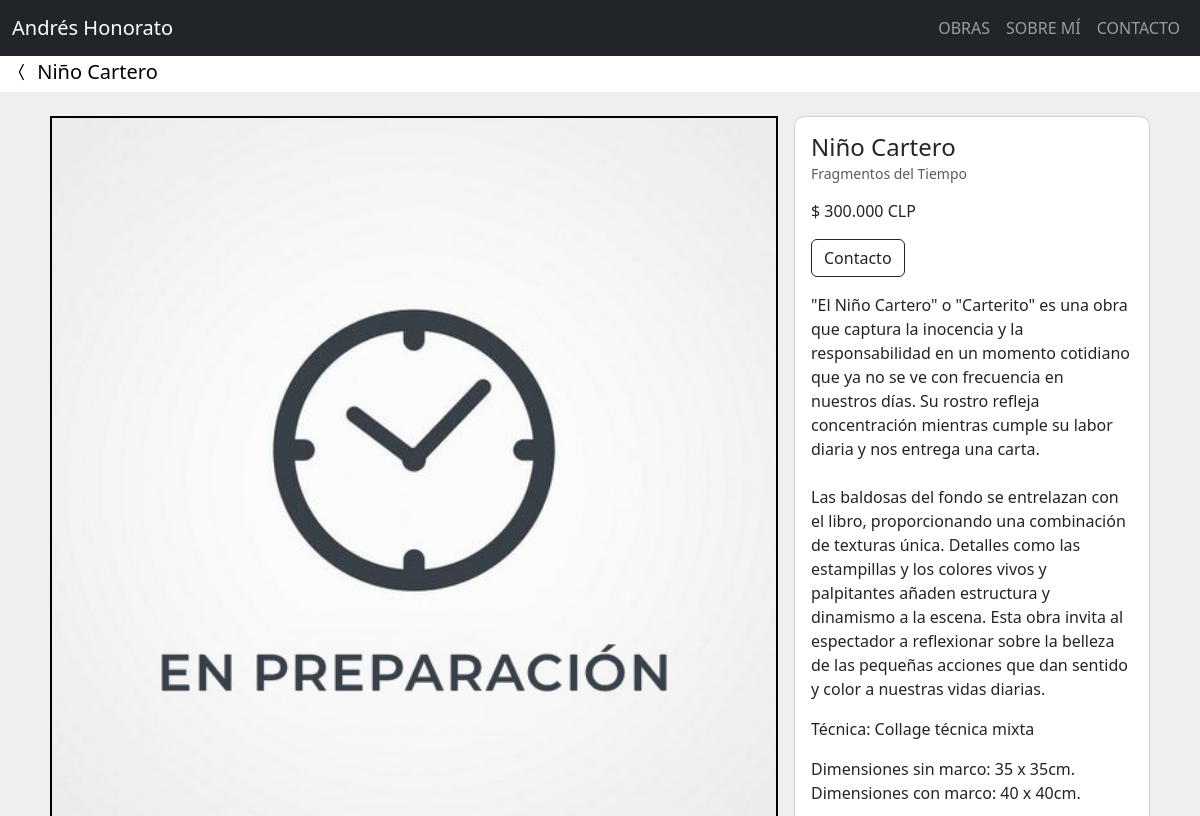
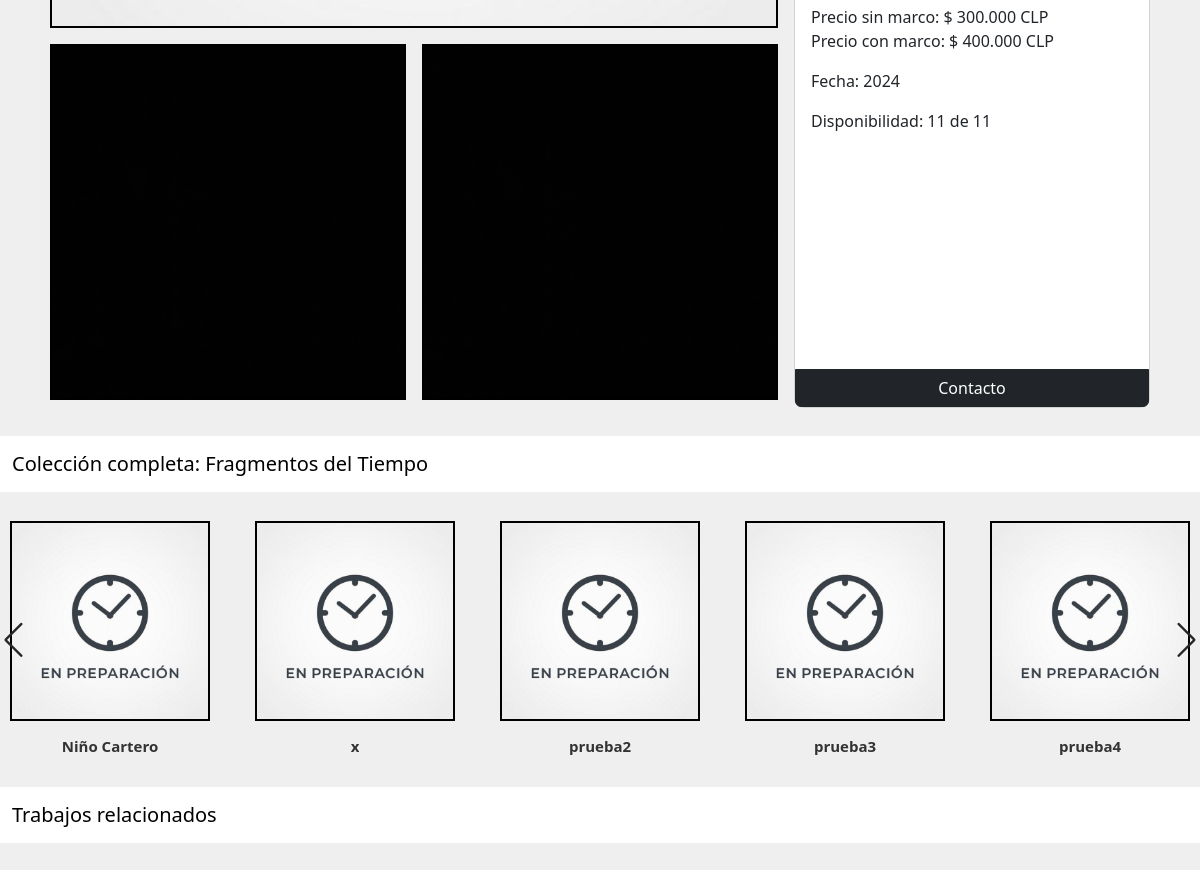
Page /cuadro/1/ (upper part) on the earlier database version (2 pictures, top to bottom).
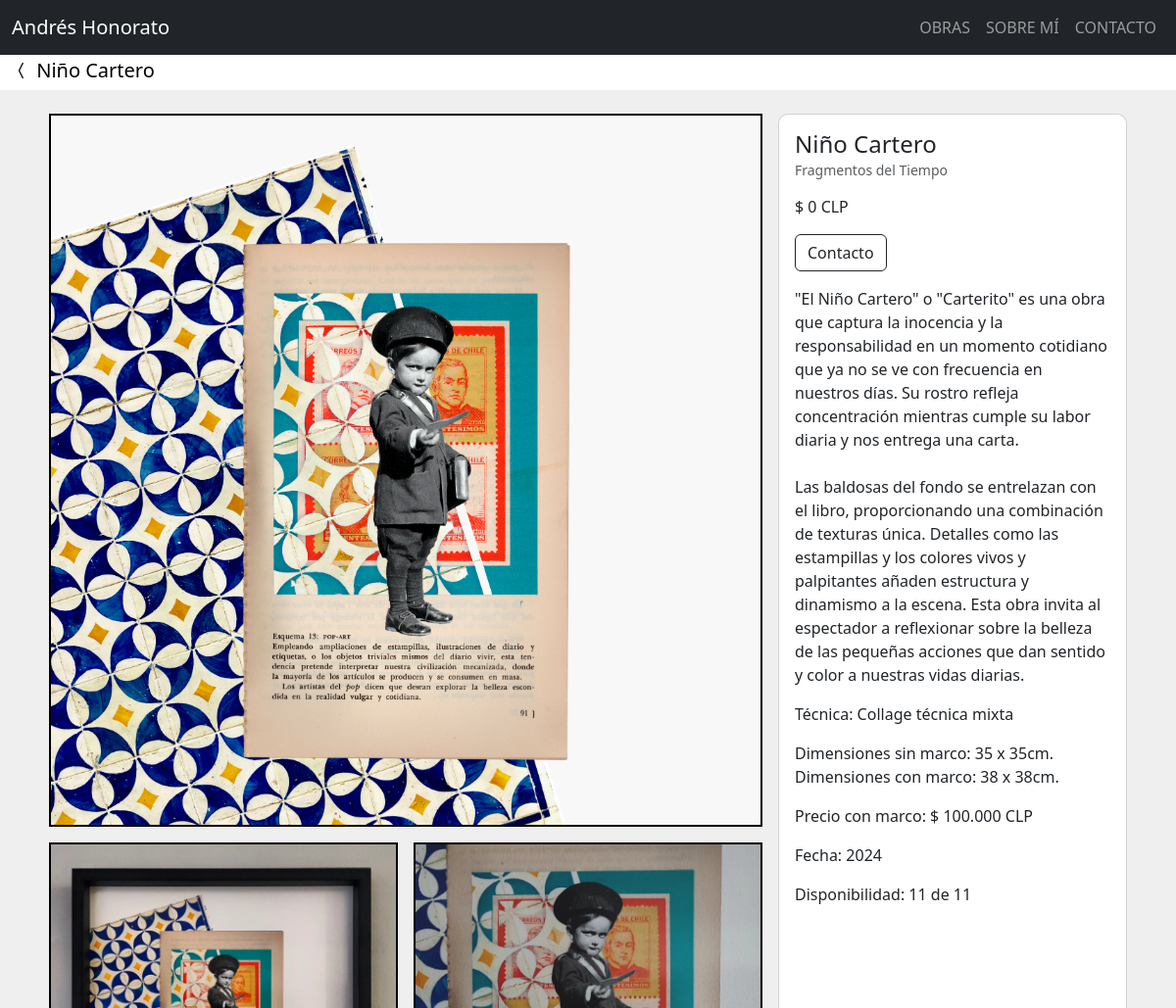
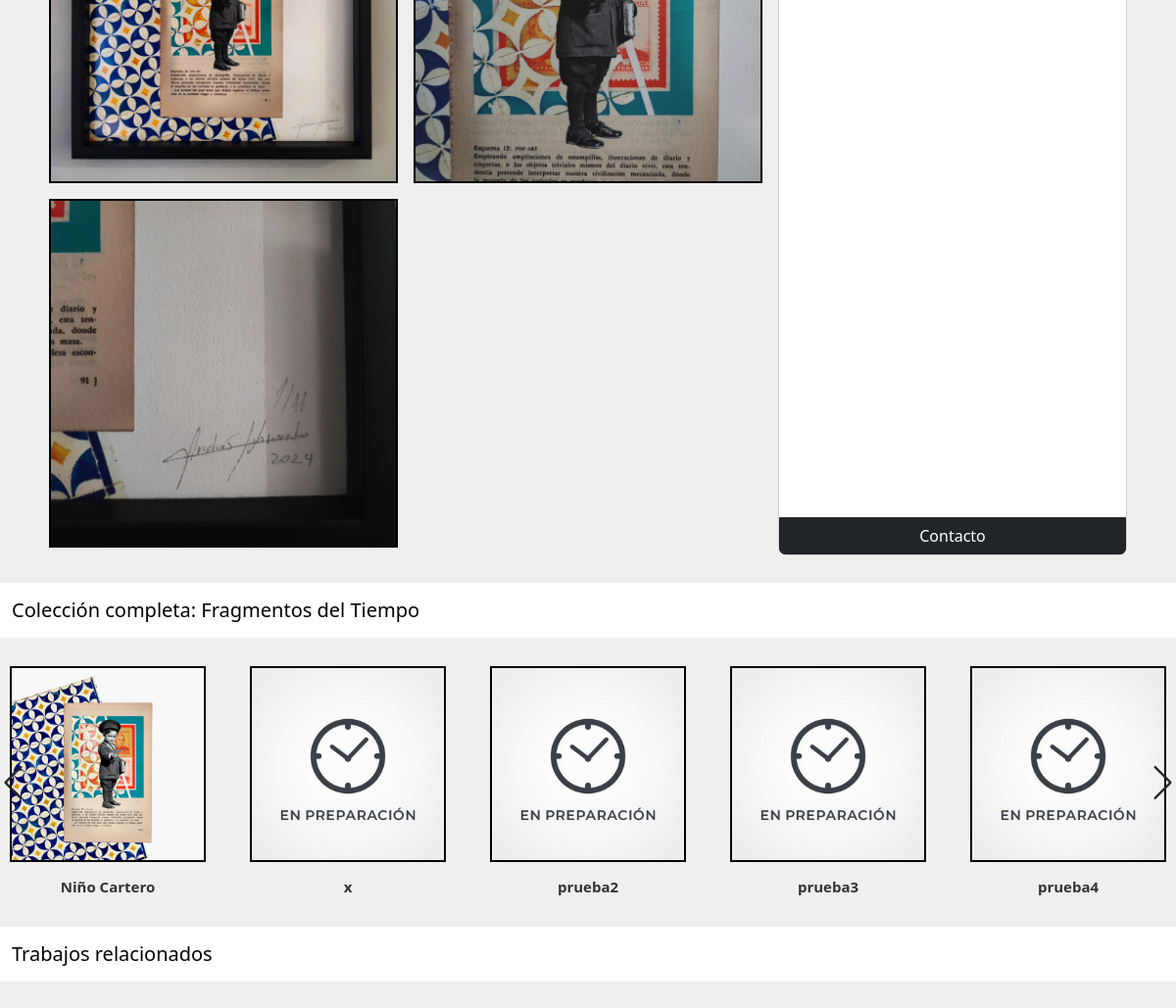
Same page on the later database version (2 pictures, top to bottom).
### home/models.py (models this page shows, shortened)
class Cuadro(models.Model):
    nombre = models.CharField(max_length=200)
    autor = models.CharField(default="Andrés Honorato", max_length=200)
    coleccion = models.ForeignKey(
        Coleccion, on_delete=models.CASCADE, related_name='coleccionX', blank=True, null=True)
    tecnica = models.ForeignKey(
        Tecnica, on_delete=models.CASCADE, related_name='tecnicaX', blank=True, null=True)
    descripcion = models.TextField(blank=True)
    fecha = models.DateField()
    colores = models.CharField(max_length=200, blank=True)
    cantidad_inicial = models.PositiveIntegerField(blank=True, null=True)
    cantidad_vendida = models.PositiveIntegerField(blank=True, null=True)
    marco_sin = models.CharField(max_length=100, blank=True)
    marco_con = models.CharField(max_length=100, blank=True)
    precio_sin = models.PositiveIntegerField(blank=True, null=True)
    precio_con = models.PositiveIntegerField(blank=True, null=True)
    descuento = models.PositiveIntegerField(blank=True, null=True)
    envio1 = models.PositiveIntegerField(blank=True, null=True)
    envio2 = models.PositiveIntegerField(blank=True, null=True)
    orden = models.PositiveIntegerField(blank=True, null=True)
    vendido = models.BooleanField(default=False)
    imagen1 = models.ImageField(default='cuadros/en_preparacion.jpg', upload_to='cuadros', validators=[FileExtensionValidator(
        ['png', 'jpg', 'jpeg'])])
    imagen2 = models.ImageField(upload_to='cuadros', validators=[
                                FileExtensionValidator(['png', 'jpg', 'jpeg'])], blank=True)
    imagen3 = models.ImageField(upload_to='cuadros', validators=[
                                FileExtensionValidator(['png', 'jpg', 'jpeg'])], blank=True)
    imagen4 = models.ImageField(upload_to='cuadros', validators=[
                                FileExtensionValidator(['png', 'jpg', 'jpeg'])], blank=True)
    imagen5 = models.ImageField(upload_to='cuadros', validators=[
                                FileExtensionValidator(['png', 'jpg', 'jpeg'])], blank=True)
    imagen6 = models.ImageField(upload_to='cuadros', validators=[
                                FileExtensionValidator(['png', 'jpg', 'jpeg'])], blank=True)
    imagen7 = models.ImageField(upload_to='cuadros', validators=[
                                FileExtensionValidator(['png', 'jpg', 'jpeg'])], blank=True)
    imagen8 = models.ImageField(upload_to='cuadros', validators=[
                                FileExtensionValidator(['png', 'jpg', 'jpeg'])], blank=True)
    imagen9 = models.ImageField(upload_to='cuadros', validators=[
                                FileExtensionValidator(['png', 'jpg', 'jpeg'])], blank=True)
    creado = models.DateTimeField(auto_now_add=True)
    actulizado = models.DateTimeField(auto_now=True)
    def cuadros_disponibles(self):
        if self.cantidad_inicial:
            cuadros_disponibles = self.cantidad_inicial - self.cantidad_vendida
            return cuadros_disponibles
    @property
    def precio_punto_sin(self):
        if self.precio_sin is not None:
            coma = f"{self.precio_sin:,}"
            punto = coma.replace(',', '.')
            return punto
        else:
            return "Pendiente"
    @property
    def precio_punto_con(self):
        if self.precio_con is not None:
            coma = f"{self.precio_con:,}"
            punto = coma.replace(',', '.')
            return punto
        else:
            return "Pendiente"

class Coleccion(models.Model):
    nombre = models.CharField(max_length=200)
    descripcion = models.TextField(blank=True)
    fecha = models.DateField()
    creado = models.DateTimeField(auto_now_add=True)
    actulizado = models.DateTimeField(auto_now=True)
    orden = models.PositiveIntegerField(blank=True, null=True)
    def __str__(self):
        return f"{self.nombre}"

class Tecnica(models.Model):
    nombre = models.CharField(max_length=200)
    descripcion = models.TextField(blank=True)
    fecha = models.DateField()
    creado = models.DateTimeField(auto_now_add=True)
    actulizado = models.DateTimeField(auto_now=True)
    def __str__(self):
        return f"{self.nombre}"

### home/views.py (the view)
# urls.py: path('cuadro/<id>/', cuadro_view, name='cuadro-view'),
def cuadro_view(request, id):
    cuadro = Cuadro.objects.get(id=id)
    cuadros = Cuadro.objects.all()
    coleccion_ordenada = cuadro.coleccion.coleccionX.all().order_by('orden')
    lista_cuadros = list(cuadros)  # Convertir el queryset a una lista
    random.shuffle(lista_cuadros)  # Aleatorizar la lista
    context = {
        'cuadro': cuadro,
        'lista_cuadros': lista_cuadros,
        'coleccion_ordenada': coleccion_ordenada,
    }
    return render(request, 'home/cuadro.html', context)

### home/templates/home/cuadro.html (shortened to what this page needs)
{% extends 'base.html' %}
{% load static %}
{% block content %}
<nav class="navbar navbar-expand-lg bg-body pb-0 pt-1">
  <div class="container-fluid">
    <a class="navbar-brand" href="{% url 'home:obras-view' %}"><i class="bi bi-chevron-compact-left"></i>
      {{ cuadro.nombre }}</a>
  </div>
</nav>
<div class="container mb-1 p-4" id="{{ cuadro.id }}">
  <div class="row">
    <div class="col-md-8">
      <div class="row">
        {% if cuadro.imagen1 %}
        <div class="col-md-12 pb-2 px-2 position-relative">
          <img src="{{ cuadro.imagen1.url }}" class="d-block w-100 clickable-image rounded-image"
            alt="{{ cuadro.nombre }}" style="cursor: zoom-in;">
        </div>
        {% endif %}
        {% if cuadro.imagen2 %}
        <div class="col-md-6 p-2 position-relative">
          <img src="{{ cuadro.imagen2.url }}" class="d-block w-100 clickable-image rounded-image"
            alt="{{ cuadro.nombre }}" style="cursor: zoom-in;">
        </div>
        {% endif %}
        {% if cuadro.imagen3 %}
        <div class="col-md-6 p-2 position-relative">
          <img src="{{ cuadro.imagen3.url }}" class="d-block w-100 clickable-image rounded-image"
            alt="{{ cuadro.nombre }}" style="cursor: zoom-in;">
        </div>
        {% endif %}
        {% if cuadro.imagen4 %}
        <div class="col-md-6 p-2 position-relative">
          <img src="{{ cuadro.imagen4.url }}" class="d-block w-100 clickable-image rounded-image"
            alt="{{ cuadro.nombre }}" style="cursor: zoom-in;">
        </div>
        {% endif %}
      </div>
    </div>
    <div class="col-md-4 px-2 cuadro-info">
      <div class="card h-100" style="border-radius: 10px;" id="{{ cuadro.id }}">
        <div class="card-body">
          <div class="row">
            <div class="col-8">
              <h6 class="card-title mb-2" style="font-size: 24px;">{{ cuadro.nombre }}</h6>
            </div>
            <div class="col-4">
            </div>
          </div>
          <a class="card-subtitle text-muted" href="{% url 'home:coleccion-view' %}?coleccion={{ cuadro.coleccion }}"
            style="text-decoration: none;">
            <h6 class="card-subtitle text-muted mb-3" style="font-size: 14px;">{{ cuadro.coleccion }}
            </h6>
          </a>
          <p class="card-text"> $ {{ cuadro.precio_punto_sin }} CLP</p>
          <a href="{% url 'home:contacto-view'%}" class="btn btn-outline-dark mb-3">Contacto</a>
          <p class="card-text">{{ cuadro.descripcion|linebreaksbr }}</p>
          <p class="card-text">Técnica: {{ cuadro.tecnica }}</p>
          <div class="row">
            <div class="col-12">
              <ul class="list-unstyled">
                {% if cuadro.marco_sin %}
                <li>Dimensiones sin marco: {{ cuadro.marco_sin }}</li>
                {% endif %}
                {% if cuadro.marco_con %}
                <li>Dimensiones con marco: {{ cuadro.marco_con }}</li>
                {% endif %}
              </ul>
            </div>
          </div>
          <div class="row">
            <div class="col-12">
              <ul class="list-unstyled">
                {% if cuadro.precio_sin %}
                <li>Precio sin marco: $ {{ cuadro.precio_punto_sin}} CLP</li>
                {% endif %}
                {% if cuadro.precio_con %}
                <li>Precio con marco: $ {{ cuadro.precio_punto_con }} CLP</li>
                {% endif %}
              </ul>
            </div>
          </div>
          <p class="card-text">Fecha: {{ cuadro.fecha|date:"Y" }}</p>
          {% if cuadro.cantidad_inicial %}
          <p class="card-text">Disponibilidad: {{ cuadro.cuadros_disponibles }} de {{ cuadro.cantidad_inicial }}</p>
          {% endif %}
        </div>
        <a href="{% url 'home:contacto-view' %}" class="btn btn-dark boton-contacto">Contacto</a>
      </div>
    </div>
  </div>
</div>
<nav class="navbar navbar-expand-lg bg-body">
  <div class="container-fluid">
    <a class="navbar-brand text-break text-wrap">Colección completa: {{ cuadro.coleccion }}</a>
  </div>
</nav>
<br>
<div class="slider-containerSW swiper slider" id="slider-new">
  <div class="slider-content-new">
    <div class="cardSW-wrapper swiper-wrapper">
      {% for cuadro in coleccion_ordenada %}
      <div class="cardSW swiper-slide">
        <div class="image-content py-0">
          <div class="cardSW-image">
            <a href="{% url 'home:cuadro-view' cuadro.id %}">
              <img src="{{ cuadro.imagen1.url }}" />
            </a>
          </div>
        </div>
        <div class="cardSW-content py-0">
          <h3 class="nameSW text-lg pt-3">{{ cuadro.nombre }}</h3>
        </div>
      </div>
      {% endfor %}
    </div>
  </div>
  <div class="swiper-button-next swiper-navBtn"></div>
  <div class="swiper-button-prev swiper-navBtn"></div>
</div>
<br>
<nav class="navbar navbar-expand-lg bg-body">
  <div class="container-fluid">
    <a class="navbar-brand text-break text-wrap">Trabajos relacionados</a>
  </div>
</nav>
<br>
<br>
{% endblock content %}

### templates/base.html (shortened to what this page needs)
{% load static %}
<!doctype html>
<html lang="en">
<head>
  <link href="https://cdn.jsdelivr.net/npm/bootstrap@5.3.2/dist/css/bootstrap.min.css" rel="stylesheet"
>
  <link rel="stylesheet" href="https://cdn.jsdelivr.net/npm/bootstrap-icons@1.11.1/font/bootstrap-icons.css">
  <link rel="stylesheet" href="{% static 'style.css' %}">
  <link rel="stylesheet" href="{% static 'carousel_swiperJS/swiper-bundle.min.css' %}" />
  <link rel="stylesheet" href="{% static 'carousel_swiperJS/styles-swiper.css' %}" />
</head>
<body>
  {% include 'navbar.html' %}
  <div class="container-fluid text-dark px-0">
    {% block content %}
    {% endblock content %}
  </div>
</body>
</html>

### templates/navbar.html (shortened to what this page needs)
<nav class="navbar fixed-top navbar-expand-lg bg-dark" data-bs-theme="dark">
  <div class="container-fluid">
    <a class="navbar-brand" id="brand1" href="{% url 'home:home-view' %}"
      data-url-name="{{ request.resolver_match.url_name }}"
      data-coleccion="{% if request.resolver_match.url_name == 'coleccion-view' %}{{ coleccion }}{% endif %}"
      data-cuadro="{% if request.resolver_match.url_name == 'cuadro-view' %}{{ cuadro.nombre }}{% endif %}">
      Andrés Honorato
    </a>
    <div class="collapse navbar-collapse" id="navbarNavDropdown">
      <ul class="navbar-nav ms-auto">
        <li class="nav-item">
          <a class="nav-link {% if request.resolver_match.url_name == 'obras-view' %} active {% endif %}"
            href="{% url 'home:obras-view' %}">OBRAS</a>
        </li>
        <li class="nav-item">
          <a class="nav-link {% if request.resolver_match.url_name == 'sobre_mi-view' %} active {% endif %}"
            href="{% url 'home:sobre_mi-view' %}">SOBRE MÍ</a>
        </li>
        <li class="nav-item">
          <a class="nav-link {% if request.resolver_match.url_name == 'contacto-view' %} active {% endif %}"
            href="{% url 'home:contacto-view' %}">CONTACTO</a>
        </li>
      </ul>
    </div>
  </div>
</nav>
<br>
<br>

### static/style.css (style rules this page uses)
html body { background-color: #efefef; }
.rounded-image { border: 2px solid black; }
.boton-contacto { border-top-left-radius: 0; border-top-right-radius: 0; }

Differences in the rows shown:
changed Cuadro "Niño Cartero": imagen1: a different picture; imagen2: a different picture; imagen3: a different picture; imagen4: picture added; precio_punto_sin "300.000" → "0"; marco_con "40 x 40cm." → "38 x 38cm."; precio_punto_con "400.000" → "100.000"; precio_sin 300000 → 0 (drawn); precio_punto_sin "300.000" → (not shown)
Other differences:
text no longer shown: "Precio sin marco: $ CLP"
